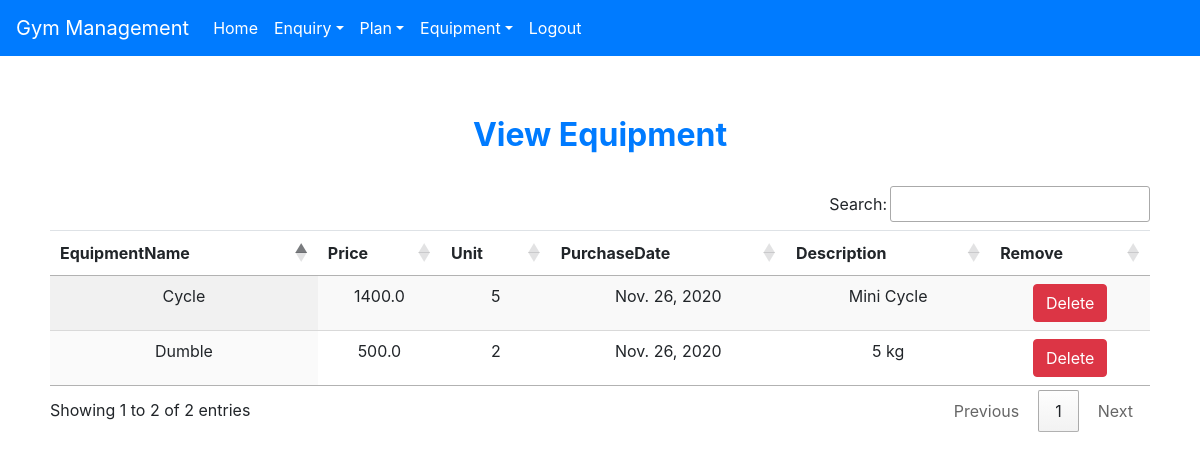
The app's page /view_equipment (signed in) with its own data.
### gym/models.py (models this page shows, shortened)
class Equipment(models.Model):
    name = models.CharField(max_length=60)
    price = models.FloatField(default=0.00, max_length=10)
    unit = models.IntegerField(default=0, max_length=10)
    date = models.DateField()
    description = models.CharField(max_length=200)

### gym/views.py (the view)
# urls.py: path('view_equipment', View_Equipment, name='view_equipment'),
def View_Equipment(request):
    if not request.user.is_staff:
        return redirect('login')
    equipment = Equipment.objects.all()
    d = {'equipment': equipment}
    return render(request, 'view-equipment.html', d)

### gym/templates/view-equipment.html
{% extends 'navigationbar.html' %}
{% block body %}
<div class="Container" style="margin-top:60px;margin-left:50px; margin-right:50px">
    <h2 class="text-center text-primary font-weight-bold">View Equipment</h2>
    <br>
    <table id="example" class="table table-hover display">
        <thead>
            <tr align="center">
                <th>EquipmentName</th>
                <th>Price</th>
                <th>Unit</th>
                <th>PurchaseDate</th>
                <th>Description</th>
                <th>Remove</th>
            </tr>
        </thead>
        <tbody>
            {% for i in equipment %}
            <tr align="center">
                <td>{{i.name}}</td>
                <td>{{i.price}}</td>
                <td>{{i.unit}}</td>
                <td>{{i.date}}</td>
                <td>{{i.description}}</td>
                <td><a class="btn btn-danger" href="{% url 'delete_equipment' i.id %}" onclick="return confirm('Are you sure?')">Delete</a></td>
            </tr>
            {% endfor %}
        </tbody>
    </table>
</div>
{% endblock %}

### records on screen
Equipment: name "Cycle", price "1400.0", unit "5", date "Nov. 26, 2020", description "Mini Cycle"
Equipment: name "Dumble", price "500.0", unit "2", date "Nov. 26, 2020", description "5 kg"
